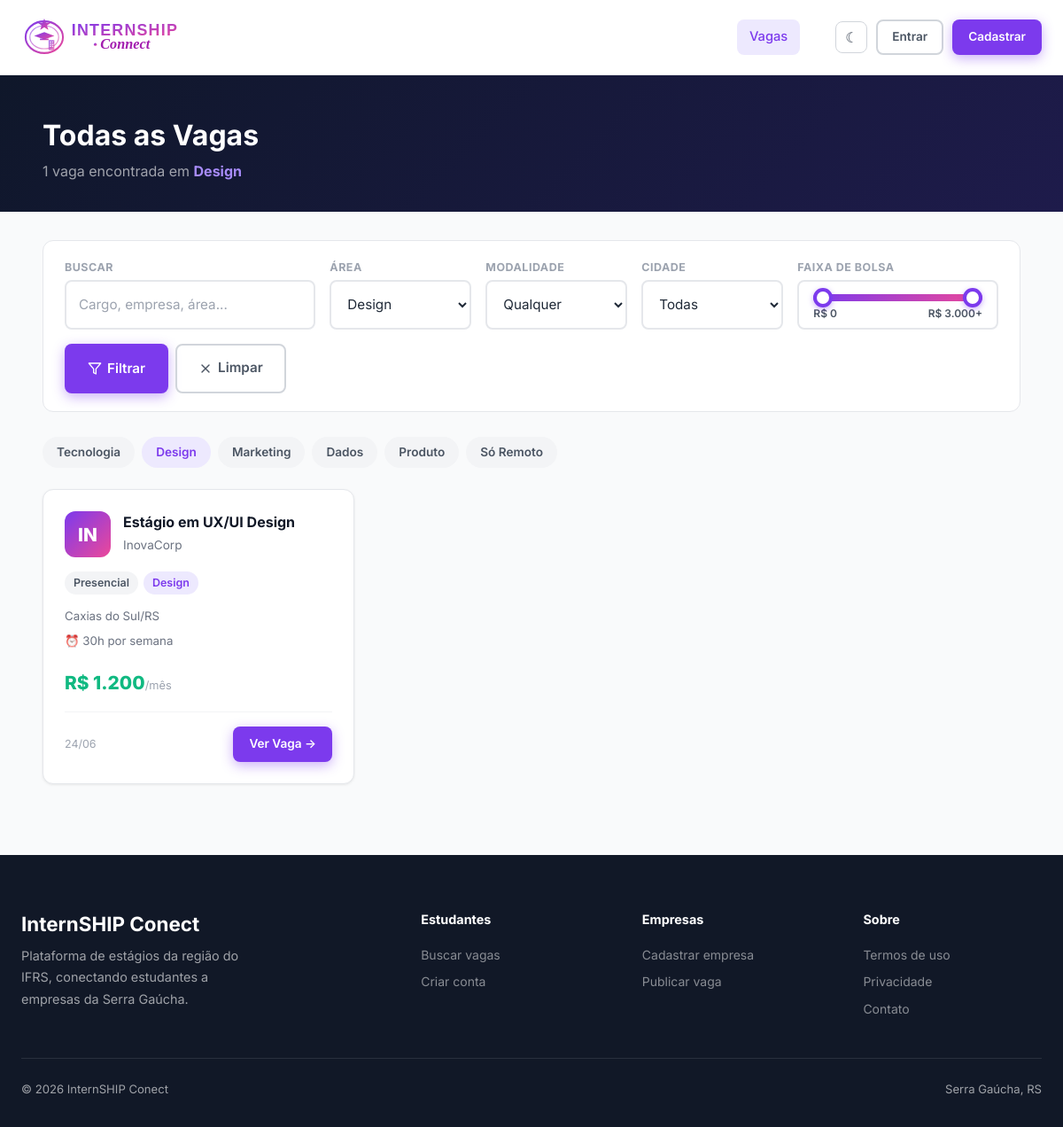
Page /vagas.php?area=Design on the earlier database version.
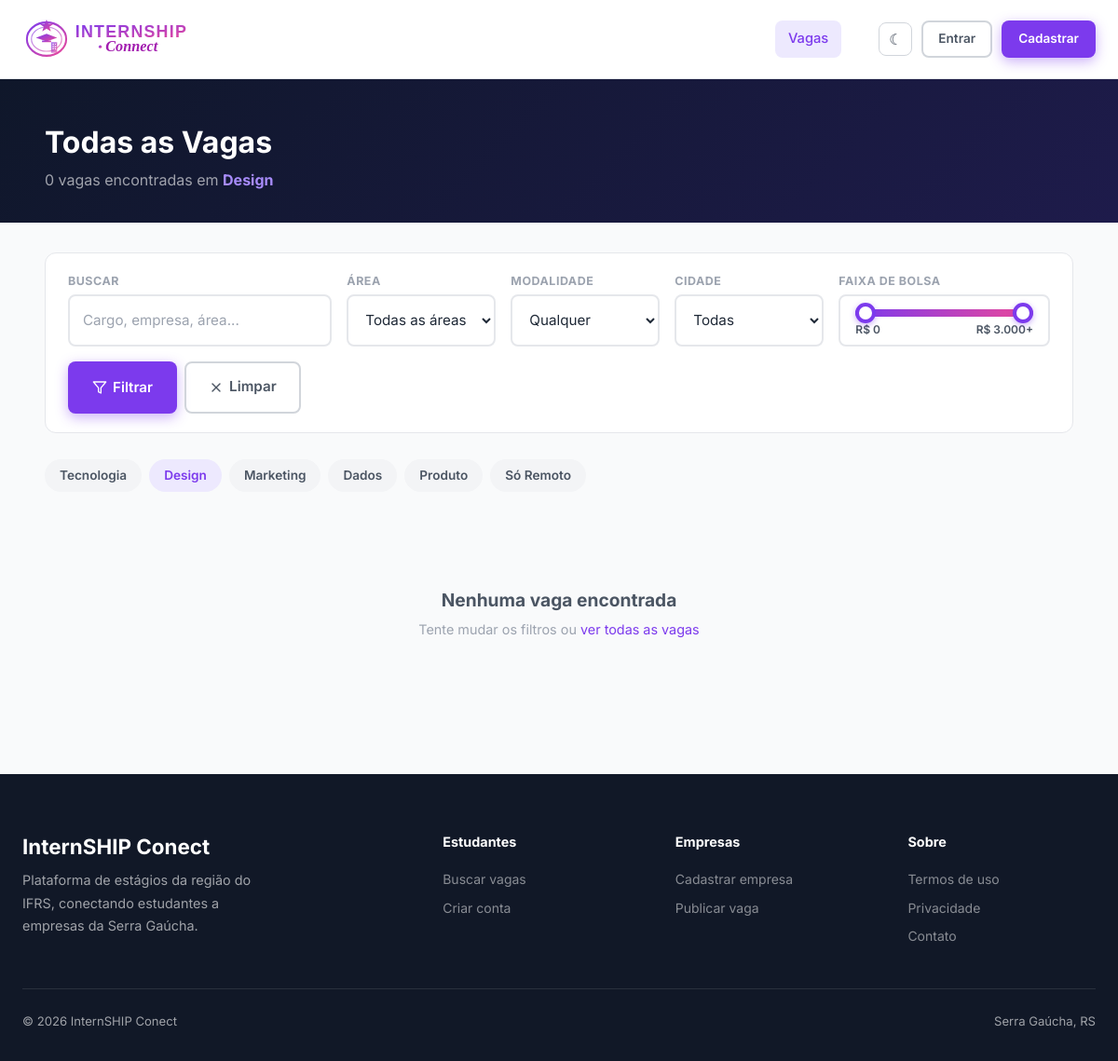
Same page on the later database version.
### tables this page shows
CREATE TABLE IF NOT EXISTS vagas (
    id INT AUTO_INCREMENT PRIMARY KEY,
    empresa_id INT NOT NULL,
    titulo VARCHAR(200) NOT NULL,
    descricao TEXT NOT NULL,
    requisitos TEXT,
    beneficios TEXT,
    area VARCHAR(100),
    cidade VARCHAR(100),
    estado CHAR(2),
    modalidade ENUM('presencial','remoto','hibrido') DEFAULT 'presencial',
    bolsa DECIMAL(10,2),
    carga_horaria INT,
    ativa TINYINT(1) DEFAULT 1,
    restrita TINYINT(1) DEFAULT 0,
    motivo_restricao VARCHAR(255) DEFAULT NULL,
    destaque TINYINT(1) DEFAULT 0,
    views INT DEFAULT 0,
    criado_em TIMESTAMP DEFAULT CURRENT_TIMESTAMP,
    FOREIGN KEY (empresa_id) REFERENCES empresas(id) ON DELETE CASCADE
);

CREATE TABLE IF NOT EXISTS empresas (
    id INT AUTO_INCREMENT PRIMARY KEY,
    usuario_id INT NOT NULL UNIQUE,
    nome_empresa VARCHAR(200) NOT NULL,
    cnpj VARCHAR(20),
    descricao TEXT,
    site VARCHAR(255),
    cidade VARCHAR(100),
    estado CHAR(2),
    setor VARCHAR(100),
    logo VARCHAR(255),
    FOREIGN KEY (usuario_id) REFERENCES usuarios(id) ON DELETE CASCADE
);

### vagas.php (the view, shortened to what the changed rows need)
<?php
$db = getDB();
$q = trim($_GET['q'] ?? '');
$area = $_GET['area'] ?? '';
$modalidade = $_GET['modalidade'] ?? '';
$page = max(1, (int)($_GET['page'] ?? 1));
$perPage = 12;
$where = ['v.ativa = 1', 'v.restrita = 0'];
$params = [];
if ($area) { $where[] = 'v.area = ?'; $params[] = $area; }
$whereSQL = implode(' AND ', $where);
$stmtCount = $db->prepare("SELECT COUNT(*) FROM vagas v JOIN empresas e ON v.empresa_id = e.id WHERE $whereSQL");
$stmtCount->execute($params);
$total = (int)$stmtCount->fetchColumn();
$offset = ($page - 1) * $perPage;
$stmt = $db->prepare("
    SELECT v.*, e.nome_empresa, e.logo, e.setor
    FROM vagas v
    JOIN empresas e ON v.empresa_id = e.id
    WHERE $whereSQL
    ORDER BY v.destaque DESC, v.criado_em DESC
    LIMIT $perPage OFFSET $offset
");
$stmt->execute($params);
$vagas = $stmt->fetchAll();
$areas = $db->query("SELECT DISTINCT area FROM vagas WHERE ativa=1 AND restrita=0 AND area IS NOT NULL ORDER BY area")->fetchAll(PDO::FETCH_COLUMN);
function modalidadeBadge($m) {
    return match($m) { 'remoto' => 'badge-green', 'hibrido' => 'badge-blue', default => 'badge-gray' };
}
function modalidadeLabel($m) {
    return match($m) { 'remoto' => 'Remoto', 'hibrido' => 'Híbrido', default => 'Presencial' };
}
include __DIR__ . '/includes/header.php';
?>
<div style="background:linear-gradient(135deg,#0F172A,#1E1B4B);padding:48px 24px 32px;">
  <div class="container">
    <h1 style="color:#fff;font-size:2rem;margin-bottom:8px;">
      <?= $q ? "Resultados para \"" . htmlspecialchars($q) . "\"" : "Todas as Vagas" ?>
    </h1>
    <p style="color:rgba(255,255,255,.6);">
      <?= $total ?> vaga<?= $total !== 1 ? 's' : '' ?> encontrada<?= $total !== 1 ? 's' : '' ?>
      <?= $area ? " em <strong style='color:#A78BFA'>$area</strong>" : '' ?>
    </p>
  </div>
</div>
<div style="background:var(--gray-50);padding:32px 24px 80px;">
  <div class="container">
    <form method="GET" class="filter-bar">
      <div class="filter-group">
        <span class="filter-label">Área</span>
        <select name="area" class="form-control">
          <option value="">Todas as áreas</option>
          <?php foreach ($areas as $a): ?>
            <option value="<?= htmlspecialchars($a) ?>" <?= $area === $a ? 'selected' : '' ?>><?= htmlspecialchars($a) ?></option>
          <?php endforeach; ?>
        </select>
      </div>
    </form>
    <div style="display:flex;gap:8px;margin-bottom:24px;flex-wrap:wrap;">
      <?php foreach (['Tecnologia','Design','Marketing','Dados','Produto'] as $tag): ?>
        <a href="?area=<?= urlencode($tag) ?>" class="badge badge-<?= $area === $tag ? 'purple' : 'gray' ?>" style="padding:7px 16px;font-size:.85rem;cursor:pointer;text-decoration:none;">
          <?= $tag ?>
        </a>
      <?php endforeach; ?>
      <a href="?modalidade=remoto" class="badge badge-<?= $modalidade === 'remoto' ? 'green' : 'gray' ?>" style="padding:7px 16px;font-size:.85rem;cursor:pointer;text-decoration:none;">
        Só Remoto
      </a>
    </div>
    <?php if (empty($vagas)): ?>
      <div class="empty-state">
        <h3>Nenhuma vaga encontrada</h3>
        <p>Tente mudar os filtros ou <a href="/teste/vagas.php">ver todas as vagas</a></p>
      </div>
    <?php else: ?>
      <div class="jobs-grid">
        <?php foreach ($vagas as $v): ?>
        <div class="job-card <?= $v['destaque'] ? 'destaque' : '' ?>">
          <div class="job-card-header">
            <div class="company-logo">
              <?php if ($v['logo']): ?>
                <img src="<?= htmlspecialchars($v['logo']) ?>" alt="">
              <?php else: ?>
                <?= mb_strtoupper(mb_substr($v['nome_empresa'], 0, 2)) ?>
              <?php endif; ?>
            </div>
            <div>
              <div class="job-card-title"><?= htmlspecialchars($v['titulo']) ?></div>
              <div class="job-card-company"><?= htmlspecialchars($v['nome_empresa']) ?></div>
            </div>
          </div>
          <div class="job-card-pills">
            <span class="badge <?= modalidadeBadge($v['modalidade']) ?>"><?= modalidadeLabel($v['modalidade']) ?></span>
            <?php if ($v['area']): ?>
              <span class="badge badge-purple"><?= htmlspecialchars($v['area']) ?></span>
            <?php endif; ?>
          </div>
          <div class="job-card-infos">
            <div class="job-card-info"><?= htmlspecialchars($v['cidade']) ?>/<?= $v['estado'] ?></div>
            <?php if ($v['carga_horaria']): ?>
              <div class="job-card-info">⏰ <?= $v['carga_horaria'] ?>h por semana</div>
            <?php endif; ?>
          </div>
          <?php if ($v['bolsa']): ?>
            <div class="job-card-bolsa">R$ <?= number_format($v['bolsa'], 0, ',', '.') ?><span style="font-size:.8rem;font-weight:400;color:var(--gray-400)">/mês</span></div>
          <?php endif; ?>
          <div class="job-card-footer">
            <span class="job-card-date"><?= date('d/m', strtotime($v['criado_em'])) ?></span>
            <a href="/teste/vaga.php?id=<?= $v['id'] ?>" class="btn btn-primary btn-sm">Ver Vaga →</a>
          </div>
        </div>
        <?php endforeach; ?>
      </div>
    <?php endif; ?>
  </div>
</div>
<?php include __DIR__ . '/includes/footer.php'; ?>

Differences in the rows shown:
no longer on this page (row edited): vagas: area "Design", empresa.nome_empresa "IN", titulo "Estágio em UX/UI Design", empresa.nome_empresa "InovaCorp", modalidade "Presencial", cidade "Caxias do Sul", estado "RS", carga_horaria "30", bolsa "1.200", criado_em "24/06"
Other differences:
$total: "1" → "0"
form field area: (not shown) → "Todas as áreas"
text now shown: "s s Nenhuma vaga encontrada Tente mudar os filtros ou ver todas as vagas"
